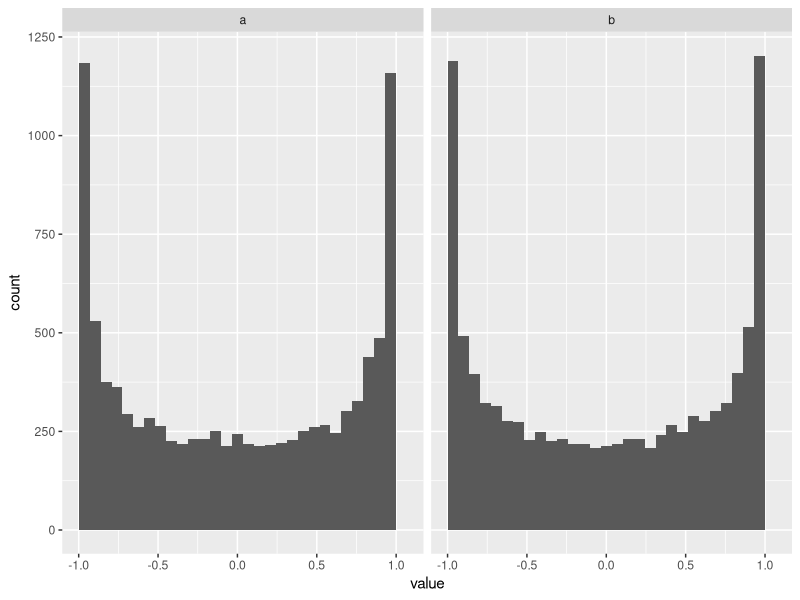

Recreate this plot in R.
library("here")
library("magrittr")
library("tidyverse")
library("broom")
# library("scales")
# library("latex2exp")


tibble(
  a_raw = rnorm(10000),
  b_raw = rnorm(10000),
  norm_raw = sqrt(a_raw^2 + b_raw^2),
  a = a_raw / norm_raw,
  b = b_raw / norm_raw,
  norm = a^2 + b^2
) %>%
  pivot_longer(
    cols = c(a, b), 
    names_to = "var",
    values_to = "value"
  ) %>%
  ggplot() +
  aes(x = value) +
  facet_wrap(~ var) +
  geom_histogram()



tibble(a_raw = runif(1000), b_raw = runif(1000)) %>%
  mutate(
    k = a_raw^2 + b_raw^2
  ) 


x <- matrix(rnorm(100 * 3), nrow = 100) 

r <- x / sqrt(rowSums(x * x))

apply(r, 1, function(x) sum(x^2))


